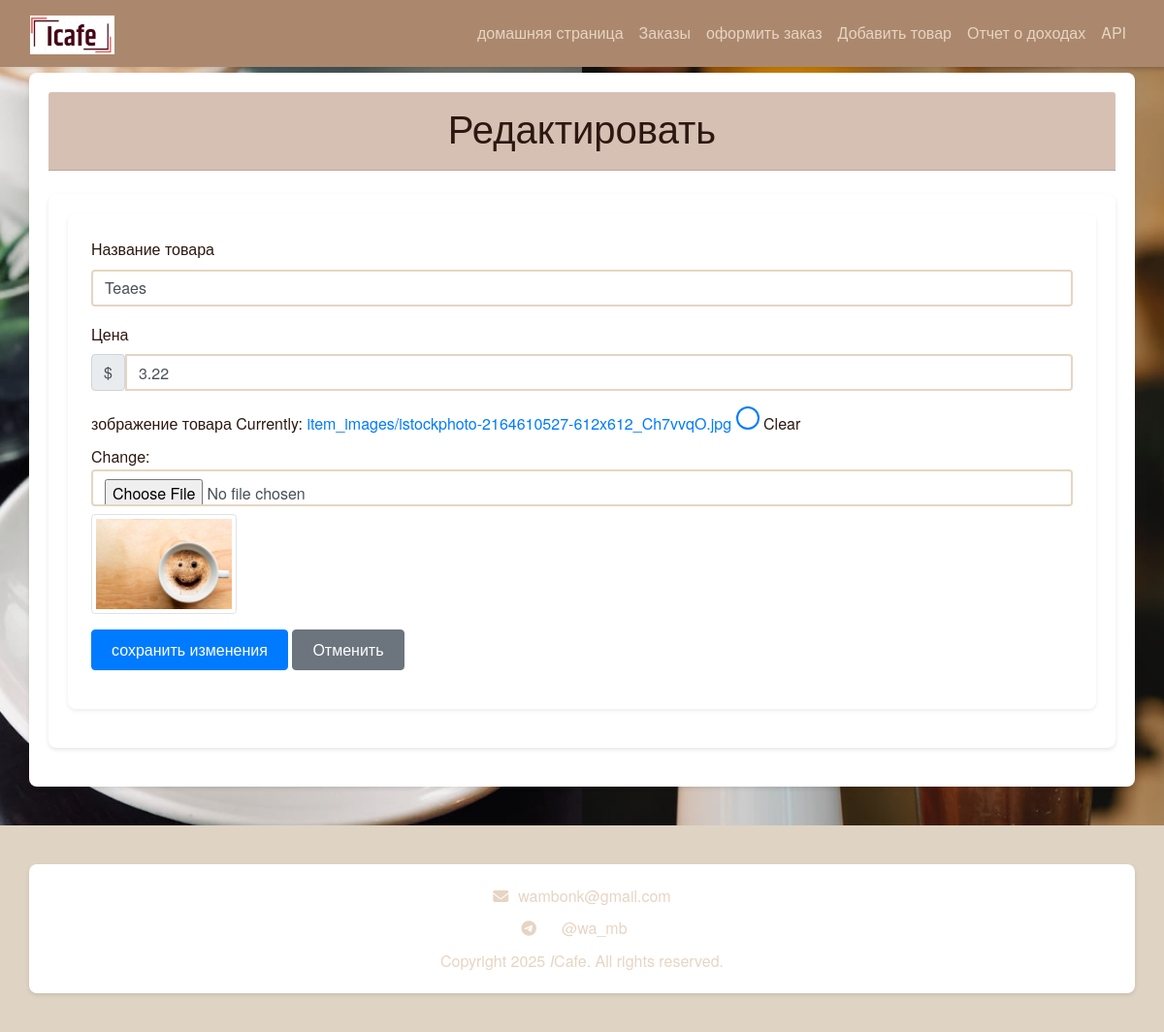
The page /edit_item/2/ on the database its author committed.
### orders/models.py (models this page shows, shortened)
class Item(models.Model):
    name = models.CharField(max_length=100)
    price = models.DecimalField(max_digits=10, decimal_places=2)
    image = models.ImageField(upload_to='item_images/', blank=True, null=True)

### orders/views.py (the view)
# urls.py: path('edit_item/<int:item_id>/', views.edit_item, name='edit_item'),
def edit_item(request, item_id):
    item = get_object_or_404(Item, id=item_id)
    if request.method == 'POST':
        form = ItemForm(request.POST, request.FILES, instance=item)
        if form.is_valid():
            form.save()
            return redirect('home')
    else:
        form = ItemForm(instance=item)
    return render(request, 'orders/edit_item.html', {'form': form, 'item': item})

### orders/forms.py
class ItemForm(forms.ModelForm):
    class Meta:
        model = Item
        fields = ['name', 'price', 'image']
        widgets = {
            'name': forms.TextInput(attrs={'class': 'form-control'}),
            'price': forms.NumberInput(attrs={'class': 'form-control'}),
            'image': forms.ClearableFileInput(attrs={'class': 'form-control'}),
        }

### templates/orders/edit_item.html (shortened to what this page needs)
{% extends 'orders/base.html' %}
{% block content %}
  <div class="card-header text-center">
        <h1>Редактировать</h1>
  </div>
<div class="container mt-4">
    <div class="card p-4 shadow-sm">
        <form method="POST" enctype="multipart/form-data">
            <div class="mb-3">
                <label for="{{ form.name.id_for_label }}" class="form-label">Название товара</label>
                {{ form.name }}
            </div>
            <div class="mb-3">
                <label for="{{ form.price.id_for_label }}" class="form-label">Цена</label>
                <div class="input-group">
                    <span class="input-group-text">$</span>
                    {{ form.price }}
                </div>
            </div>
            <div class="mb-3">
                <label for="{{ form.image.id_for_label }}" class="form-label">зображение товара</label>
                {{ form.image }}
                {% if item.image %}
                    <div class="mt-2">
                        <img src="{{ item.image.url }}" class="img-thumbnail" alt="{{ item.name }}" style="max-width: 150px;">
                    </div>
                {% endif %}
            </div>
            <div class="mb-3">
                <button type="submit" class="btn btn-primary">сохранить изменения</button>
                <a href="{% url 'home' %}" class="btn btn-secondary">Отменить</a>
            </div>
        </form>
    </div>
</div>
{% endblock %}

### static/css/style.css (style rules this page uses)
body { font-family: 'Helvetica Neue', Arial, sans-serif; background-color: #f8f4f1; color: #2c1810; line-height: 1.6; background-image: url('/static/images/background2.jpg'); background-size: cover; background-position: center; background-repeat: no-repeat; }
.container { background-color: #ffffff; border-radius: 8px; box-shadow: 0 2px 4px rgba(0,0,0,0.1); padding: 20px; margin-top: 20px; margin-bottom: 20px; }
.form-control { border: 2px solid #e6d5c3; border-radius: 4px; padding: 8px 12px; }
.btn { padding: 8px 20px; border-radius: 4px; font-weight: 500; transition: all 0.3s ease; }
.card { border: none; border-radius: 8px; box-shadow: 0 2px 4px rgba(0,0,0,0.1); margin-bottom: 20px; transition: transform 0.3s ease, box-shadow 0.3s ease; }
.card-header { background-color: #D6C0B3; }
input[type="checkbox"] { appearance: none; -webkit-appearance: none; -moz-appearance: none; width: 24px; height: 24px; border: 2px solid #007bff; border-radius: 50%; outline: none; cursor: pointer; position: relative; background-color: white; transition: all 0.2s ease-in-out; }
input[type="checkbox"]::before { content: '✔'; font-size: 16px; color: white; display: none; position: absolute; top: 2px; left: 5px; }

### rows shown on the page
Item: name "Teaes", price "3.22", image (picture)
